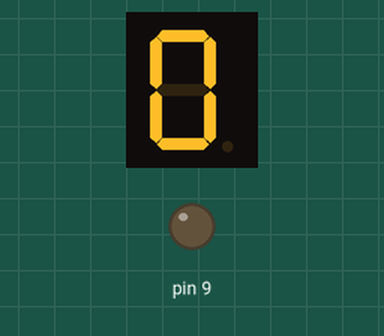
Simulated run of this sketch. Board: Arduino Uno, built with avr-gcc and run on an emulated ATmega328P. Shown: 1-digit seven-segment display, output pins drawn as LEDs (lit = HIGH). Wiring (inferred from the names in the program): 1-digit 7-segment display, segments lit when HIGH: segments pin 4, pin 5, pin 8, pin 7, pin 6, pin 3, pin 2. The segment pins are drawn as the display they are named for; pins used as bus, display or sensor lines are not drawn.

Above: at 0.1 s.
At 1.1 s:
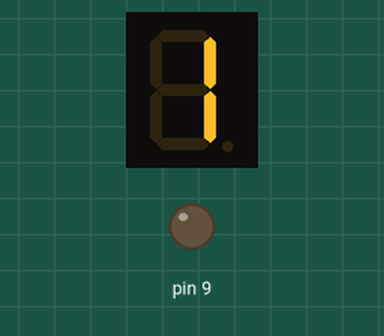
At 2.1 s:
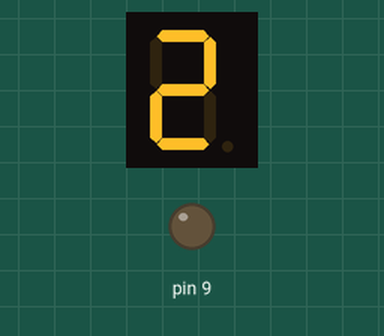
At 4.1 s:
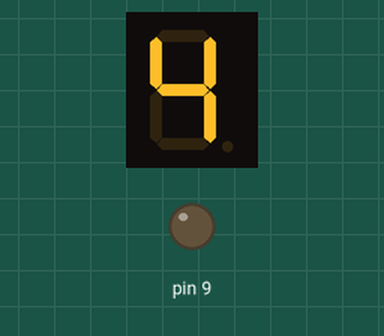
At 6.1 s:
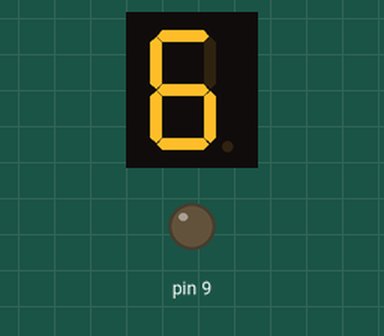
At 9.1 s:
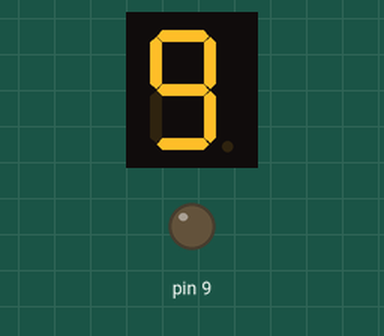

Measured:
- by itself, everything shown: repeats every 10.0 s, in 11 steps
- what the display in image 1 shows lasts 1.0 s, from 1.0 s to 2.0 s

The sketch:

seven-segment.ino
```cpp
  //global vaiables
  int G = 2;
  int F = 3;
  int A = 4;
  int B = 5;
  int E = 6;
  int D = 7;
  int C = 8;
  int DP = 9;

void setup() {
  // put your setup code here, to run once:
  clearAll();
}

void loop()
{
  for(int i = 2; i <= 9 ; i++){
    pinMode(i, OUTPUT);
  }
  //count through all numbers
  display0();
  delay(1000);
  clearAll();
   display1();
  delay(1000);
  clearAll();
   display2();
  delay(1000);
  clearAll();
   display3();
  delay(1000);
  clearAll();
   display4();
  delay(1000);
  clearAll();
   display5();
  delay(1000);
  clearAll();
   display6();
  delay(1000);
  clearAll();
   display7();
  delay(1000);
  clearAll();
   display8();
  delay(1000);
  clearAll();
   display9();
  delay(1000);
  clearAll();
}

void display1()
{
  digitalWrite(B, OUTPUT);
  digitalWrite(C, OUTPUT);
}
void display2()
{
  digitalWrite(A, OUTPUT);
  digitalWrite(B, OUTPUT);
  digitalWrite(G, OUTPUT);
  digitalWrite(E, OUTPUT);
  digitalWrite(D, OUTPUT);
}

void display3()
{
  digitalWrite(A, OUTPUT);
  digitalWrite(B, OUTPUT);
  digitalWrite(G, OUTPUT);
  digitalWrite(C, OUTPUT);
  digitalWrite(D, OUTPUT);
}

void display4()
{
  digitalWrite(F, OUTPUT);
  digitalWrite(B, OUTPUT);
  digitalWrite(G, OUTPUT);
  digitalWrite(C, OUTPUT);
}

void display5()
{
  digitalWrite(A, OUTPUT);
  digitalWrite(F, OUTPUT);
  digitalWrite(G, OUTPUT);
  digitalWrite(C, OUTPUT);
  digitalWrite(D, OUTPUT);
}

void display6()
{
  digitalWrite(A, OUTPUT);
  digitalWrite(F, OUTPUT);
  digitalWrite(G, OUTPUT);
  digitalWrite(E, OUTPUT);
  digitalWrite(C, OUTPUT);
  digitalWrite(D, OUTPUT);
}

void display7()
{
  digitalWrite(A, OUTPUT);
  digitalWrite(B, OUTPUT);
  digitalWrite(C, OUTPUT);
}

void display8()
{
  digitalWrite(A, OUTPUT);
  digitalWrite(B, OUTPUT);
  digitalWrite(G, OUTPUT);
  digitalWrite(E, OUTPUT);
  digitalWrite(C, OUTPUT);
  digitalWrite(D, OUTPUT);
  digitalWrite(F, OUTPUT);
}

void display9()
{
  digitalWrite(A, OUTPUT);
  digitalWrite(F, OUTPUT);
  digitalWrite(G, OUTPUT);
  digitalWrite(B, OUTPUT);
  digitalWrite(C, OUTPUT);
  digitalWrite(D, OUTPUT);
}

void display0()
{
  digitalWrite(A, OUTPUT);
  digitalWrite(B, OUTPUT);
  digitalWrite(E, OUTPUT);
  digitalWrite(C, OUTPUT);
  digitalWrite(D, OUTPUT);
  digitalWrite(F, OUTPUT);
}

void clearAll()
{
   for(int i = 2; i <= 9 ; i++){
      digitalWrite(i, LOW);
   }
}
```
